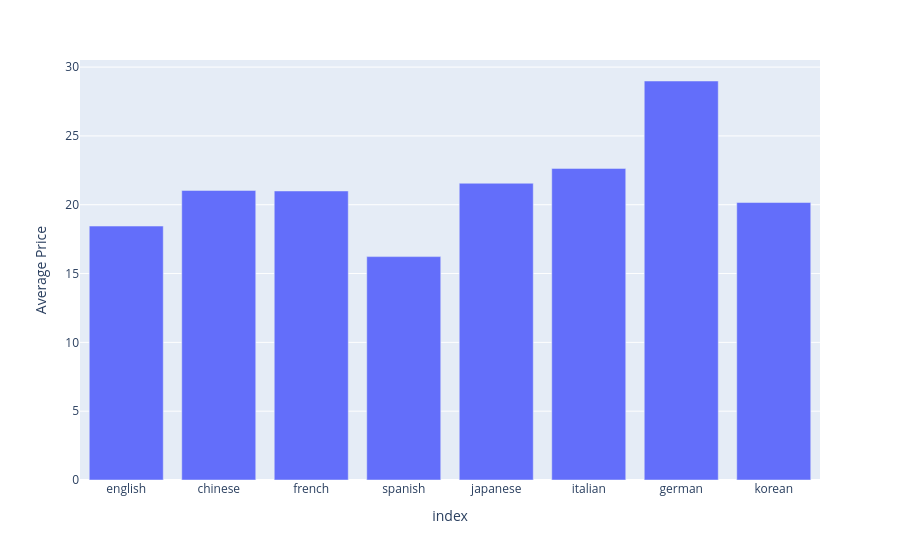

Write notebook code for a chart like this one.
### Markdown cell above
These are the average and median prices of tutors for the 8 languages examined

### Code cell
average_price = {}
median_price = {}

for language in retrieved_languages:
    df_pro_course_language = df_pro_course[df_pro_course['language'] == language]
    df_merged = pd.merge(df_tutors, df_pro_course_language, left_on="user_id", right_on="teacher_id", how="inner")
    median = df_merged['session_price'].median()
    mean = df_merged['session_price'].mean()
    average_price[language] = round(mean)/100
    median_price[language] = round(median)/100

df_average_price = pd.DataFrame.from_dict(average_price, orient="index", columns=["Average Price"])
df_average_price
fig = px.bar(df_average_price, y='Average Price')
fig.show()

### Figure 1 — Plotly figure (JSON) as saved in the notebook; plotly's stock layout.template omitted (floating-point values rounded to 4 significant figures)
{"data": [{"hovertemplate": "index=%{x}<br>Average Price=%{y}<extra></extra>", "legendgroup": "", "marker": {"color": "#636efa", "pattern": {"shape": ""}}, "name": "", "orientation": "v", "showlegend": false, "textposition": "auto", "type": "bar", "x": ["english", "chinese", "french", "spanish", "japanese", "italian", "german", "korean"], "xaxis": "x", "y": [18.45, 21.04, 21.0, 16.23, 21.56, 22.64, 28.99, 20.16], "yaxis": "y"}], "layout": {"barmode": "relative", "legend": {"tracegroupgap": 0}, "margin": {"t": 60}, "xaxis": {"anchor": "y", "domain": [0, 1], "title": {"text": "index"}}, "yaxis": {"anchor": "x", "domain": [0, 1], "title": {"text": "Average Price"}}}}
